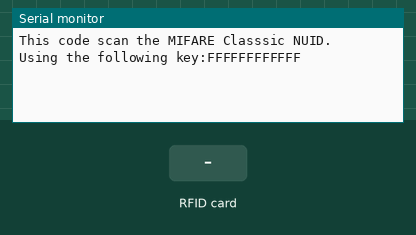
The sketch below on a simulated Arduino Mega 2560, built with avr-gcc and run on an emulated ATmega2560. Shown: the last lines printed to the serial monitor. The inputs (shaded band) are chosen by the test bench.

Above: at 1.2 s.
1.3 s: RFID card 5E 7A 19 C4 held to the reader
At 2.0 s:
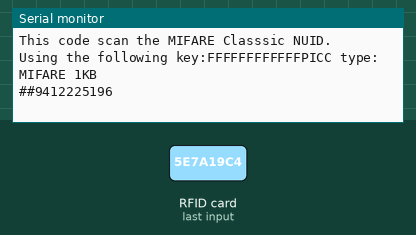
2.8 s: RFID card 5E 7A 19 C4 held to the reader
At 3.4 s:
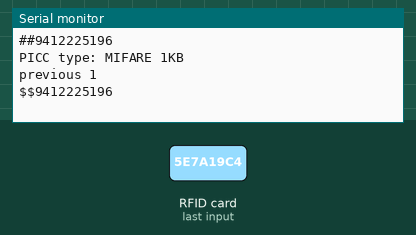

Measured:
- after the input at 1.3 s, the serial monitor: prints a new line at once (image 1)
- after the input at 2.8 s, the serial monitor: prints a new line at once (image 2)

The sketch:

arduinoMegaReadNFC.ino
```cpp
// (licence header left out)
#include <SPI.h>
#include <MFRC522.h>

constexpr uint8_t RST_PIN = 8;     // Configurable, see typical pin layout above
constexpr uint8_t SS_PIN = 53;     // Configurable, see typical pin layout above

MFRC522 rfid(SS_PIN, RST_PIN); // Instance of the class

MFRC522::MIFARE_Key key;

// Init array that will store new NUID
byte nuidPICC[4];
byte prevID1[4];
byte prevID2[4];
byte prevID3[4];
byte prevID4[4];
bool flag1;
bool flag2;
bool flag3;
bool flag4;

void setup() {
  Serial.begin(115200);
  SPI.begin(); // Init SPI bus
  rfid.PCD_Init(); // Init MFRC522

  for (byte i = 0; i < 6; i++) {
    key.keyByte[i] = 0xFF;
  }
  flag1 = false;
  flag2 = false;
  flag3 = false;
  flag4 = false;

  Serial.println(F("This code scan the MIFARE Classsic NUID."));
  Serial.print(F("Using the following key:"));
  printHex(key.keyByte, MFRC522::MF_KEY_SIZE);
}

void loop() {

  // Look for new cards
  if ( ! rfid.PICC_IsNewCardPresent())
    return;

  // Verify if the NUID has been readed
  if ( ! rfid.PICC_ReadCardSerial())
    return;

  Serial.print(F("PICC type: "));
  MFRC522::PICC_Type piccType = rfid.PICC_GetType(rfid.uid.sak);
  Serial.println(rfid.PICC_GetTypeName(piccType));

  // Check is the PICC of Classic MIFARE type
  if (piccType != MFRC522::PICC_TYPE_MIFARE_MINI &&
    piccType != MFRC522::PICC_TYPE_MIFARE_1K &&
    piccType != MFRC522::PICC_TYPE_MIFARE_4K) {
    Serial.println(F("Your tag is not of type MIFARE Classic."));
    return;
  }


    // Store NUID into nuidPICC array
    for (byte i = 0; i < 4; i++) {
      nuidPICC[i] = rfid.uid.uidByte[i];

    }

    if (nuidPICC[0] == prevID1[0]) {
      Serial.println("previous 1");
      flag1 = false;
      prevID1[0] = 0;
      Serial.print(F("$$"));
    }
    else {

    if (nuidPICC[0] == prevID2[0]) {
      Serial.println("previous 2");
      flag2 = false;
      prevID2[0] = 0;
      Serial.print(F("$$"));
    }
    else {

    if (nuidPICC[0] == prevID3[0]) {
      Serial.println("previous 3");
      flag3 = false;
      prevID3[0] = 0;
      Serial.print(F("$$"));
    }
    else {

    if (nuidPICC[0] == prevID4[0]) {
      Serial.println("previous 4");
      flag4 = false;
      prevID4[0] = 0;
      Serial.print(F("$$"));
    }
    else {

    //Serial.println(F("The NUID tag is:"));
    //Serial.print(F("In hex: "));
    //printHex(rfid.uid.uidByte, rfid.uid.size);
    //Serial.println();
    if ((flag1 == false) && (flag2 == false) && (flag3 == false) && (flag4 == false)) {
          Serial.print(F("##"));
          for (byte i = 0; i < 4; i++) {
            prevID1[i] = nuidPICC[i];
            flag1 = true;
      }
    }
    else {
    if ((flag1 == true) && (flag2 == false) && (flag3 == false) && (flag4 == false)) {
          Serial.print(F("##"));
          for (byte i = 0; i < 4; i++) {
            prevID2[i] = nuidPICC[i];
            flag2 = true;
      }
    }

    else { if ((flag1 == true) && (flag2 == true) && (flag3 == false) && (flag4 == false)) {
          Serial.print(F("##"));
          for (byte i = 0; i < 4; i++) {
            prevID3[i] = nuidPICC[i];
            flag3 = true;
      }
    }
    else {
    if ((flag1 == true) && (flag2 == true) && (flag3 == true) && (flag4 == false)) {
          Serial.print(F("##"));
          for (byte i = 0; i < 4; i++) {
            prevID4[i] = nuidPICC[i];
            flag4 = true;
      }
    }
    }
    }
    }
    }
    }
    }
    }


    //Serial.print(F("##"));
    printDec(rfid.uid.uidByte, rfid.uid.size);
    Serial.println();


  // Halt PICC
  rfid.PICC_HaltA();

  // Stop encryption on PCD
  rfid.PCD_StopCrypto1();
}


/**
 * Helper routine to dump a byte array as hex values to Serial.
 */
void printHex(byte *buffer, byte bufferSize) {
  for (byte i = 0; i < bufferSize; i++) {
    Serial.print(buffer[i] < 0x10 ? "0" : "");
    Serial.print(buffer[i], HEX);
  }
}

/**
 * Helper routine to dump a byte array as dec values to Serial.
 */
void printDec(byte *buffer, byte bufferSize) {
  for (byte i = 0; i < bufferSize; i++) {
    Serial.print(buffer[i] < 0x10 ? "0" : "");
    Serial.print(buffer[i], DEC);
  }
}
```
